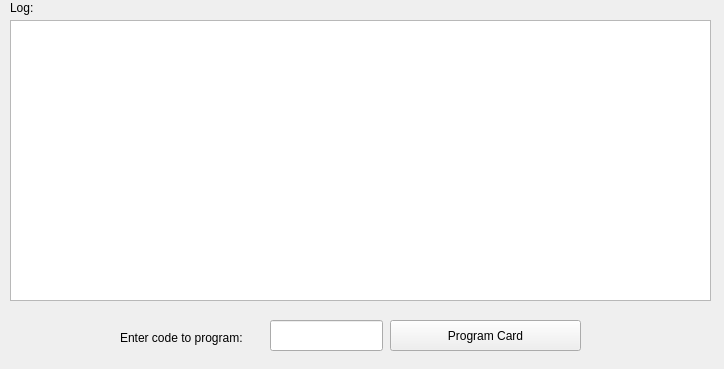
<?xml version="1.0" encoding="UTF-8"?>
<ui version="4.0">
 <class>MainWindow</class>
 <widget class="QMainWindow" name="MainWindow">
  <property name="geometry">
   <rect>
    <x>0</x>
    <y>0</y>
    <width>724</width>
    <height>369</height>
   </rect>
  </property>
  <property name="minimumSize">
   <size>
    <width>724</width>
    <height>369</height>
   </size>
  </property>
  <property name="maximumSize">
   <size>
    <width>724</width>
    <height>369</height>
   </size>
  </property>
  <property name="windowTitle">
   <string>NFC Tool</string>
  </property>
  <widget class="QWidget" name="centralwidget">
   <widget class="QListWidget" name="listWidget">
    <property name="geometry">
     <rect>
      <x>10</x>
      <y>20</y>
      <width>701</width>
      <height>281</height>
     </rect>
    </property>
   </widget>
   <widget class="QLabel" name="label_2">
    <property name="geometry">
     <rect>
      <x>10</x>
      <y>0</y>
      <width>141</width>
      <height>16</height>
     </rect>
    </property>
    <property name="text">
     <string>Log:</string>
    </property>
   </widget>
   <widget class="QLineEdit" name="txt_code">
    <property name="geometry">
     <rect>
      <x>270</x>
      <y>320</y>
      <width>113</width>
      <height>31</height>
     </rect>
    </property>
    <property name="text">
     <string/>
    </property>
   </widget>
   <widget class="QLabel" name="label">
    <property name="geometry">
     <rect>
      <x>120</x>
      <y>330</y>
      <width>141</width>
      <height>16</height>
     </rect>
    </property>
    <property name="text">
     <string>Enter code to program:</string>
    </property>
   </widget>
   <widget class="QPushButton" name="btn_set">
    <property name="geometry">
     <rect>
      <x>390</x>
      <y>320</y>
      <width>191</width>
      <height>31</height>
     </rect>
    </property>
    <property name="text">
     <string>Program Card</string>
    </property>
   </widget>
  </widget>
 </widget>
 <resources/>
 <connections/>
</ui>
